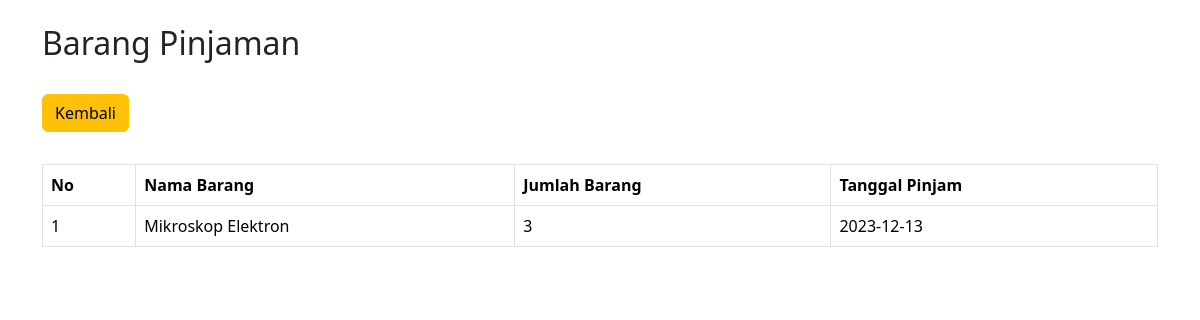
The page /pinjaman.php (signed in) on the database its author committed.
### tables this page shows
CREATE TABLE `peminjaman` (
  `id` int(11) NOT NULL,
  `user_id` int(11) NOT NULL,
  `barang_id` int(11) NOT NULL,
  `total_pinjam` int(11) NOT NULL,
  `tanggal_pinjam` date NOT NULL
);

CREATE TABLE `barang` (
  `id` int(11) NOT NULL,
  `nama` varchar(50) NOT NULL,
  `stok` int(11) NOT NULL,
  `tanggal_beli` date NOT NULL,
  `kondisi` enum('Baik','Rusak') NOT NULL
);

### session_user.php (called while the page is built, shortened)
<?php
$user_session = $_SESSION["user"];

### pinjaman.php (the view, shortened to what this page needs)
<?php
include "session_user.php";
include "koneksi.php";
$user_id = $user_session["id"];
$query_peminjaman = mysqli_query($koneksi, "SELECT barang.nama as barang, total_pinjam, tanggal_pinjam FROM peminjaman JOIN(barang) ON barang.id = peminjaman.barang_id WHERE user_id = $user_id");
?>
<!doctype html>
<html lang="en">
  <head>
    <link href="https://cdn.jsdelivr.net/npm/bootstrap@5.3.2/dist/css/bootstrap.min.css" rel="stylesheet">
  </head>
  <body>
  <div class="container">
    <div class="d-flex justify-content-between align-items-center py-4">
        <h2>Barang Pinjaman</h2>
    </div>
    <a class="btn btn-warning" href="/">Kembali</a>
    <div class="table-container py-4 mt-2">
        <table class="table table-bordered">
            <thead>
                <th>No</th>
                <th>Nama Barang</th>
                <th>Jumlah Barang</th>
                <th>Tanggal Pinjam</th>
            </thead>
            <tbody>
                <?php
                    $no = 1;
                    while($peminjaman = mysqli_fetch_assoc($query_peminjaman)) {
                ?>
                <tr>
                    <td><?= $no++; ?></td>
                    <td><?= $peminjaman["barang"]; ?></td>
                    <td><?= $peminjaman["total_pinjam"]; ?></td>
                    <td><?= $peminjaman["tanggal_pinjam"]; ?></td>
                </tr>
                <?php }?>
            </tbody>
        </table>
    </div>
</div>
  </body>
</html>

### rows shown on the page
peminjaman: barang.nama "Mikroskop Elektron", total_pinjam "3", tanggal_pinjam "2023-12-13"
